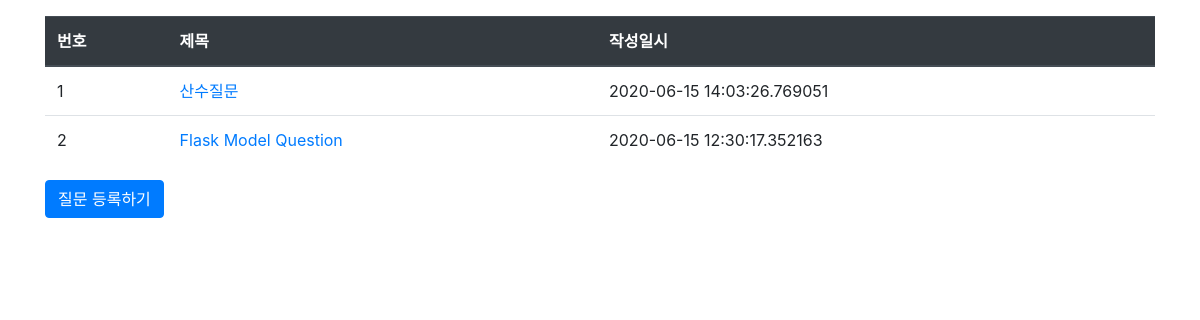
Page /question/list/ on the committed database.
### pybo/models.py (models this page shows)
class Question(db.Model):
    id = db.Column(db.Integer, primary_key=True)
    subject = db.Column(db.String(200), nullable=False)
    content = db.Column(db.Text(), nullable=False)
    create_date = db.Column(db.DateTime(), nullable=False)

### pybo/views/question_views.py (the view)
@bp.route('/list/')
def _list():
    question_list = Question.query.order_by(Question.create_date.desc())
    return render_template('question/question_list.html', question_list=question_list)

### pybo/templates/question/question_list.html
{% extends 'base.html' %}
{% block content %}
<div class="container my-3">
    <table class="table">
        <thead>
        <tr class="thead-dark">
            <th>번호</th>
            <th>제목</th>
            <th>작성일시</th>
        </tr>
        </thead>
        <tbody>
        {% if question_list %}
        {% for question in question_list %}
        <tr>
            <td>{{ loop.index }}</td>
            <td>
                <a href="{{ url_for('question.detail', question_id=question.id) }}">{{ question.subject }}</a>
            </td>
            <td>{{ question.create_date }}</td>
        </tr>
        {% endfor %}
        {% else %}
        <tr>
            <td colspan="3">질문이 없습니다.</td>
        </tr>
        {% endif %}
        </tbody>
    </table>
    <a href="{{ url_for('question.create') }}" class="btn btn-primary">질문 등록하기</a>
</div>
{% endblock %}

### rows in the picture
Question: subject "산수질문", create_date "2020-06-15 14:03:26.769051"
Question: subject "Flask Model Question", create_date "2020-06-15 12:30:17.352163"
